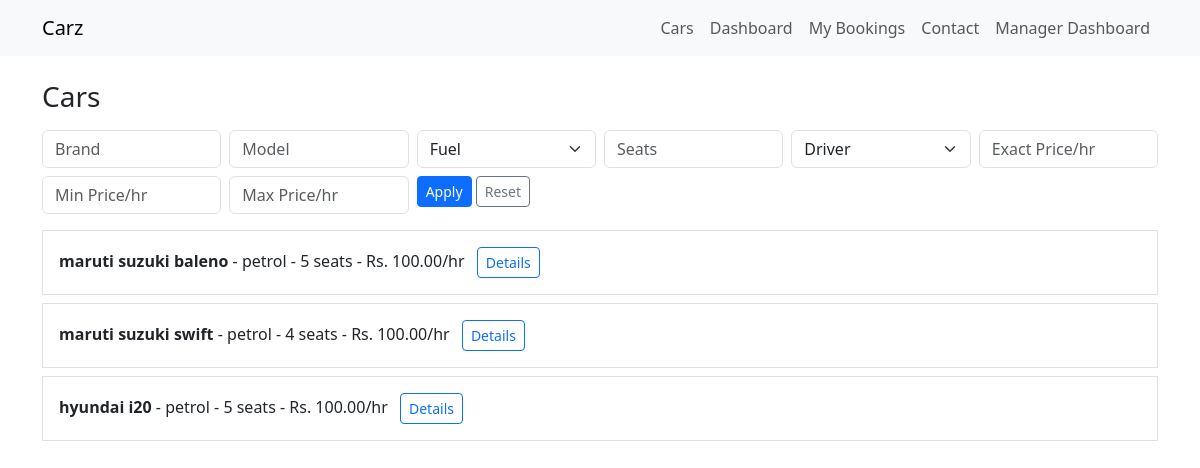
Screenshot of /cars/ (signed in) with the database file from the repository.
### apps/cars/models.py (models this page shows, shortened)
class Car(models.Model):
    class FuelType(models.TextChoices):
        PETROL = "petrol", "Petrol"
        DIESEL = "diesel", "Diesel"
        CNG = "cng", "CNG"
        ELECTRIC = "electric", "Electric"
    class Transmission(models.TextChoices):
        MANUAL = "manual", "Manual"
        AUTOMATIC = "automatic", "Automatic"
    class Status(models.TextChoices):
        AVAILABLE = "available", "Available"
        BOOKED = "booked", "Booked"
        UNDER_SERVICE = "under_service", "Under Service"
        NOT_AVAILABLE = "not_available", "Not Available"
    brand = models.CharField(max_length=100, db_index=True)
    model = models.CharField(max_length=100, db_index=True)
    year = models.PositiveIntegerField()
    color = models.CharField(max_length=50)
    fuel_type = models.CharField(max_length=20, choices=FuelType.choices, db_index=True)
    transmission = models.CharField(max_length=20, choices=Transmission.choices)
    seating_capacity = models.PositiveSmallIntegerField(db_index=True)
    description = models.TextField(blank=True)
    is_driver_available = models.BooleanField(default=False, db_index=True)
    status = models.CharField(max_length=20, choices=Status.choices, default=Status.AVAILABLE, db_index=True)

class CarPricing(models.Model):
    car = models.OneToOneField(Car, related_name="pricing", on_delete=models.CASCADE)
    hourly_rate = models.DecimalField(max_digits=10, decimal_places=2)
    half_day_rate = models.DecimalField(max_digits=10, decimal_places=2)
    full_day_rate = models.DecimalField(max_digits=10, decimal_places=2)
    per_day_rate = models.DecimalField(max_digits=10, decimal_places=2)

### apps/cars/views.py (the view)
# urls.py: path("", CarListView.as_view(), name="car-list"),
class CarListView(ListView):
    template_name = "cars/car_list.html"
    model = Car
    context_object_name = "cars"
    paginate_by = 12
    def get_queryset(self):
        qs = Car.objects.select_related("pricing").filter(status=Car.Status.AVAILABLE)
        brand = self.request.GET.get("brand")
        model = self.request.GET.get("model")
        fuel_type = self.request.GET.get("fuel_type")
        seating_capacity = self.request.GET.get("seating_capacity")
        driver_available = self.request.GET.get("driver_available")
        min_price = self.request.GET.get("min_price")
        max_price = self.request.GET.get("max_price")
        exact_price = self.request.GET.get("price")
        if brand:
            qs = qs.filter(brand__icontains=brand)
        if model:
            qs = qs.filter(model__icontains=model)
        if fuel_type:
            qs = qs.filter(fuel_type=fuel_type)
        if seating_capacity:
            qs = qs.filter(seating_capacity=seating_capacity)
        if driver_available in ["true", "false"]:
            qs = qs.filter(is_driver_available=(driver_available == "true"))
        if exact_price:
            qs = qs.filter(pricing__hourly_rate=exact_price)
        if min_price:
            qs = qs.filter(pricing__hourly_rate__gte=min_price)
        if max_price:
            qs = qs.filter(pricing__hourly_rate__lte=max_price)
        return qs

### templates/cars/car_list.html (shortened to what this page needs)
{% extends "base.html" %}
{% block content %}
<h1 class="h3 mb-3">Cars</h1>
<form method="get" class="row g-2 mb-3">
  <div class="col-md-2"><input class="form-control" type="text" name="brand" placeholder="Brand" value="{{ request.GET.brand }}"></div>
  <div class="col-md-2"><input class="form-control" type="text" name="model" placeholder="Model" value="{{ request.GET.model }}"></div>
  <div class="col-md-2">
    <select class="form-select" name="fuel_type">
      <option value="">Fuel</option>
    </select>
  </div>
  <div class="col-md-2"><input class="form-control" type="number" name="seating_capacity" placeholder="Seats" value="{{ request.GET.seating_capacity }}"></div>
  <div class="col-md-2">
    <select class="form-select" name="driver_available">
      <option value="">Driver</option>
    </select>
  </div>
  <div class="col-md-2"><input class="form-control" type="number" step="0.01" name="price" placeholder="Exact Price/hr" value="{{ request.GET.price }}"></div>
  <div class="col-md-2"><input class="form-control" type="number" step="0.01" name="min_price" placeholder="Min Price/hr" value="{{ request.GET.min_price }}"></div>
  <div class="col-md-2"><input class="form-control" type="number" step="0.01" name="max_price" placeholder="Max Price/hr" value="{{ request.GET.max_price }}"></div>
  <div class="col-md-3">
    <button class="btn btn-primary btn-sm" type="submit">Apply</button>
    <a class="btn btn-outline-secondary btn-sm" href="{% url 'car-list' %}">Reset</a>
  </div>
</form>
{% for car in cars %}
  <div class="border p-3 mb-2">
    <strong>{{ car.brand }} {{ car.model }}</strong> - {{ car.fuel_type }} - {{ car.seating_capacity }} seats - Rs. {{ car.pricing.hourly_rate }}/hr
    <a href="{% url 'car-detail' car.id %}" class="btn btn-outline-primary btn-sm ms-2">Details</a>
  </div>
{% empty %}<p>No cars found.</p>{% endfor %}
{% endblock %}

### rows the page displays
Car: brand "maruti suzuki", model "baleno", fuel_type "petrol", seating_capacity "5", pricing.hourly_rate "100.00"
Car: brand "maruti suzuki", model "swift", fuel_type "petrol", seating_capacity "4", pricing.hourly_rate "100.00"
Car: brand "hyundai", model "i20", fuel_type "petrol", seating_capacity "5", pricing.hourly_rate "100.00"
